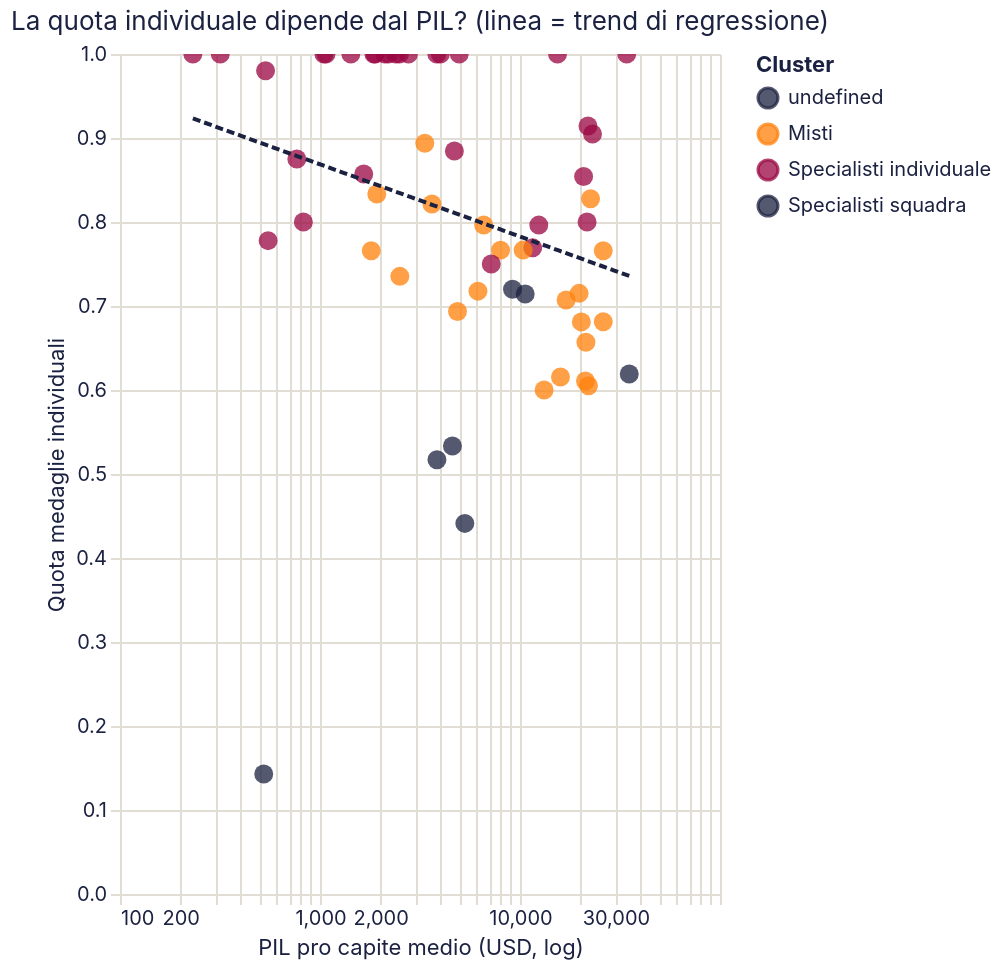

Express this chart as Vega-Lite.
### Vega-Lite specification from a JSON file in a GitHub repository (floating-point values rounded to 4 significant figures)
{"$schema": "https://vega.github.io/schema/vega-lite/v6.4.1.json", "config": {"axis": {"domainColor": "#e2ddd4", "gridColor": "#e2ddd4", "labelColor": "#1b2140", "labelFont": "Inter, system-ui, -apple-system, BlinkMacSystemFont, 'Segoe UI', Roboto, sans-serif", "labelFontWeight": 400, "tickColor": "#e2ddd4", "titleColor": "#1b2140", "titleFont": "Inter, system-ui, -apple-system, BlinkMacSystemFont, 'Segoe UI', Roboto, sans-serif", "titleFontWeight": 400}, "background": "transparent", "bar": {"fill": "#1b2140"}, "font": "Inter, system-ui, -apple-system, BlinkMacSystemFont, 'Segoe UI', Roboto, sans-serif", "header": {"labelColor": "#1b2140", "labelFont": "Inter, system-ui, -apple-system, BlinkMacSystemFont, 'Segoe UI', Roboto, sans-serif", "titleColor": "#1b2140", "titleFont": "Inter, system-ui, -apple-system, BlinkMacSystemFont, 'Segoe UI', Roboto, sans-serif"}, "legend": {"labelColor": "#1b2140", "labelFont": "Inter, system-ui, -apple-system, BlinkMacSystemFont, 'Segoe UI', Roboto, sans-serif", "titleColor": "#1b2140", "titleFont": "Inter, system-ui, -apple-system, BlinkMacSystemFont, 'Segoe UI', Roboto, sans-serif"}, "line": {"stroke": "#1b2140"}, "mark": {"color": "#1b2140"}, "point": {"fill": "#1b2140", "stroke": "#1b2140"}, "range": {"category": ["#1b2140", "#ff8009", "#9a0641"], "heatmap": ["#9a0641", "#1b2140"], "ramp": ["#9a0641", "#1b2140"]}, "text": {"color": "#1b2140", "font": "Inter, system-ui, -apple-system, BlinkMacSystemFont, 'Segoe UI', Roboto, sans-serif"}, "title": {"color": "#1b2140", "font": "Inter, system-ui, -apple-system, BlinkMacSystemFont, 'Segoe UI', Roboto, sans-serif", "fontWeight": 400}, "view": {"stroke": "transparent"}}, "data": {"name": "data-6a0ee5550da7a8c47aa2f3c6eb6278eb"}, "datasets": {"data-6a0ee5550da7a8c47aa2f3c6eb6278eb": [{"NOC": "ARG", "cluster": 0, "cluster_label": "Specialisti squadra", "log_medaglie_totali": 3.526, "log_pil_procapite": 8.575, "medaglie_individuali": 15, "medaglie_squadra": 19, "medaglie_totali": 34, "pil_procapite_medio": 5298.0, "quota_individuale": 0.4412}, {"NOC": "ARM", "cluster": 2, "cluster_label": "Specialisti individuale", "log_medaglie_totali": 2.773, "log_pil_procapite": 7.543, "medaglie_individuali": 16, "medaglie_squadra": 0, "medaglie_totali": 16, "pil_procapite_medio": 1888.0, "quota_individuale": 1.0}, {"NOC": "AUS", "cluster": 1, "cluster_label": "Misti", "log_medaglie_totali": 5.966, "log_pil_procapite": 9.999, "medaglie_individuali": 236, "medaglie_squadra": 154, "medaglie_totali": 390, "pil_procapite_medio": 22010.0, "quota_individuale": 0.6051}, {"NOC": "AUT", "cluster": 2, "cluster_label": "Specialisti individuale", "log_medaglie_totali": 3.555, "log_pil_procapite": 9.983, "medaglie_individuali": 28, "medaglie_squadra": 7, "medaglie_totali": 35, "pil_procapite_medio": 21650.0, "quota_individuale": 0.8}, {"NOC": "AZE", "cluster": 2, "cluster_label": "Specialisti individuale", "log_medaglie_totali": 3.784, "log_pil_procapite": 7.926, "medaglie_individuali": 44, "medaglie_squadra": 0, "medaglie_totali": 44, "pil_procapite_medio": 2768.0, "quota_individuale": 1.0}, {"NOC": "BEL", "cluster": 2, "cluster_label": "Specialisti individuale", "log_medaglie_totali": 3.871, "log_pil_procapite": 9.943, "medaglie_individuali": 41, "medaglie_squadra": 7, "medaglie_totali": 48, "pil_procapite_medio": 20800.0, "quota_individuale": 0.8542}, {"NOC": "BLR", "cluster": 1, "cluster_label": "Misti", "log_medaglie_totali": 4.431, "log_pil_procapite": 8.197, "medaglie_individuali": 69, "medaglie_squadra": 15, "medaglie_totali": 84, "pil_procapite_medio": 3629.0, "quota_individuale": 0.8214}, {"NOC": "BRA", "cluster": 0, "cluster_label": "Specialisti squadra", "log_medaglie_totali": 4.771, "log_pil_procapite": 8.254, "medaglie_individuali": 61, "medaglie_squadra": 57, "medaglie_totali": 118, "pil_procapite_medio": 3843.0, "quota_individuale": 0.5169}, {"NOC": "CAN", "cluster": 1, "cluster_label": "Misti", "log_medaglie_totali": 5.318, "log_pil_procapite": 9.969, "medaglie_individuali": 134, "medaglie_squadra": 70, "medaglie_totali": 204, "pil_procapite_medio": 21360.0, "quota_individuale": 0.6569}, {"NOC": "CHN", "cluster": 1, "cluster_label": "Misti", "log_medaglie_totali": 6.295, "log_pil_procapite": 7.498, "medaglie_individuali": 415, "medaglie_squadra": 127, "medaglie_totali": 542, "pil_procapite_medio": 1804.0, "quota_individuale": 0.7657}, {"NOC": "CMR", "cluster": 2, "cluster_label": "Specialisti individuale", "log_medaglie_totali": 1.609, "log_pil_procapite": 6.716, "medaglie_individuali": 4, "medaglie_squadra": 1, "medaglie_totali": 5, "pil_procapite_medio": 825.8, "quota_individuale": 0.8}, {"NOC": "COL", "cluster": 2, "cluster_label": "Specialisti individuale", "log_medaglie_totali": 3.296, "log_pil_procapite": 7.822, "medaglie_individuali": 27, "medaglie_squadra": 0, "medaglie_totali": 27, "pil_procapite_medio": 2494.0, "quota_individuale": 1.0}, {"NOC": "CUB", "cluster": 1, "cluster_label": "Misti", "log_medaglie_totali": 5.333, "log_pil_procapite": 8.114, "medaglie_individuali": 185, "medaglie_squadra": 22, "medaglie_totali": 207, "pil_procapite_medio": 3342.0, "quota_individuale": 0.8937}, {"NOC": "CZE", "cluster": 2, "cluster_label": "Specialisti individuale", "log_medaglie_totali": 3.989, "log_pil_procapite": 9.427, "medaglie_individuali": 43, "medaglie_squadra": 11, "medaglie_totali": 54, "pil_procapite_medio": 12420.0, "quota_individuale": 0.7963}, {"NOC": "DOM", "cluster": 2, "cluster_label": "Specialisti individuale", "log_medaglie_totali": 1.946, "log_pil_procapite": 7.78, "medaglie_individuali": 7, "medaglie_squadra": 0, "medaglie_totali": 7, "pil_procapite_medio": 2393.0, "quota_individuale": 1.0}, {"NOC": "EGY", "cluster": 2, "cluster_label": "Specialisti individuale", "log_medaglie_totali": 2.485, "log_pil_procapite": 6.953, "medaglie_individuali": 12, "medaglie_squadra": 0, "medaglie_totali": 12, "pil_procapite_medio": 1046.0, "quota_individuale": 1.0}, {"NOC": "ESP", "cluster": 1, "cluster_label": "Misti", "log_medaglie_totali": 4.942, "log_pil_procapite": 9.488, "medaglie_individuali": 84, "medaglie_squadra": 56, "medaglie_totali": 140, "pil_procapite_medio": 13200.0, "quota_individuale": 0.6}, {"NOC": "EST", "cluster": 2, "cluster_label": "Specialisti individuale", "log_medaglie_totali": 2.565, "log_pil_procapite": 9.357, "medaglie_individuali": 10, "medaglie_squadra": 3, "medaglie_totali": 13, "pil_procapite_medio": 11580.0, "quota_individuale": 0.7692}, {"NOC": "ETH", "cluster": 2, "cluster_label": "Specialisti individuale", "log_medaglie_totali": 3.951, "log_pil_procapite": 5.444, "medaglie_individuali": 52, "medaglie_squadra": 0, "medaglie_totali": 52, "pil_procapite_medio": 231.4, "quota_individuale": 1.0}, {"NOC": "FIN", "cluster": 2, "cluster_label": "Specialisti individuale", "log_medaglie_totali": 4.248, "log_pil_procapite": 9.993, "medaglie_individuali": 64, "medaglie_squadra": 6, "medaglie_totali": 70, "pil_procapite_medio": 21870.0, "quota_individuale": 0.9143}, {"NOC": "FRA", "cluster": 1, "cluster_label": "Misti", "log_medaglie_totali": 5.9, "log_pil_procapite": 9.891, "medaglie_individuali": 261, "medaglie_squadra": 104, "medaglie_totali": 365, "pil_procapite_medio": 19750.0, "quota_individuale": 0.7151}, {"NOC": "GBR", "cluster": 1, "cluster_label": "Misti", "log_medaglie_totali": 6.033, "log_pil_procapite": 9.917, "medaglie_individuali": 284, "medaglie_squadra": 133, "medaglie_totali": 417, "pil_procapite_medio": 20260.0, "quota_individuale": 0.6811}, {"NOC": "GEO", "cluster": 2, "cluster_label": "Specialisti individuale", "log_medaglie_totali": 3.466, "log_pil_procapite": 7.694, "medaglie_individuali": 32, "medaglie_squadra": 0, "medaglie_totali": 32, "pil_procapite_medio": 2195.0, "quota_individuale": 1.0}, {"NOC": "GER", "cluster": 1, "cluster_label": "Misti", "log_medaglie_totali": 6.061, "log_pil_procapite": 9.964, "medaglie_individuali": 262, "medaglie_squadra": 167, "medaglie_totali": 429, "pil_procapite_medio": 21250.0, "quota_individuale": 0.6107}, {"NOC": "HUN", "cluster": 1, "cluster_label": "Misti", "log_medaglie_totali": 5.684, "log_pil_procapite": 8.726, "medaglie_individuali": 211, "medaglie_squadra": 83, "medaglie_totali": 294, "pil_procapite_medio": 6162.0, "quota_individuale": 0.7177}, {"NOC": "IND", "cluster": 2, "cluster_label": "Specialisti individuale", "log_medaglie_totali": 2.89, "log_pil_procapite": 6.31, "medaglie_individuali": 14, "medaglie_squadra": 4, "medaglie_totali": 18, "pil_procapite_medio": 550.2, "quota_individuale": 0.7778}, {"NOC": "IRL", "cluster": 2, "cluster_label": "Specialisti individuale", "log_medaglie_totali": 3.045, "log_pil_procapite": 10.05, "medaglie_individuali": 19, "medaglie_squadra": 2, "medaglie_totali": 21, "pil_procapite_medio": 23040.0, "quota_individuale": 0.9048}, {"NOC": "ISR", "cluster": 2, "cluster_label": "Specialisti individuale", "log_medaglie_totali": 2.197, "log_pil_procapite": 9.642, "medaglie_individuali": 9, "medaglie_squadra": 0, "medaglie_totali": 9, "pil_procapite_medio": 15400.0, "quota_individuale": 1.0}, {"NOC": "ITA", "cluster": 1, "cluster_label": "Misti", "log_medaglie_totali": 5.823, "log_pil_procapite": 9.741, "medaglie_individuali": 239, "medaglie_squadra": 99, "medaglie_totali": 338, "pil_procapite_medio": 17000.0, "quota_individuale": 0.7071}, {"NOC": "JAM", "cluster": 1, "cluster_label": "Misti", "log_medaglie_totali": 4.22, "log_pil_procapite": 7.827, "medaglie_individuali": 50, "medaglie_squadra": 18, "medaglie_totali": 68, "pil_procapite_medio": 2507.0, "quota_individuale": 0.7353}, {"NOC": "JPN", "cluster": 1, "cluster_label": "Misti", "log_medaglie_totali": 5.852, "log_pil_procapite": 10.02, "medaglie_individuali": 288, "medaglie_squadra": 60, "medaglie_totali": 348, "pil_procapite_medio": 22540.0, "quota_individuale": 0.8276}, {"NOC": "KAZ", "cluster": 2, "cluster_label": "Specialisti individuale", "log_medaglie_totali": 4.248, "log_pil_procapite": 8.511, "medaglie_individuali": 70, "medaglie_squadra": 0, "medaglie_totali": 70, "pil_procapite_medio": 4968.0, "quota_individuale": 1.0}, {"NOC": "KEN", "cluster": 2, "cluster_label": "Specialisti individuale", "log_medaglie_totali": 4.605, "log_pil_procapite": 6.281, "medaglie_individuali": 98, "medaglie_squadra": 2, "medaglie_totali": 100, "pil_procapite_medio": 534.3, "quota_individuale": 0.98}, {"NOC": "KOR", "cluster": 1, "cluster_label": "Misti", "log_medaglie_totali": 5.549, "log_pil_procapite": 9.246, "medaglie_individuali": 197, "medaglie_squadra": 60, "medaglie_totali": 257, "pil_procapite_medio": 10370.0, "quota_individuale": 0.7665}, {"NOC": "LTU", "cluster": 0, "cluster_label": "Specialisti squadra", "log_medaglie_totali": 3.219, "log_pil_procapite": 9.124, "medaglie_individuali": 18, "medaglie_squadra": 7, "medaglie_totali": 25, "pil_procapite_medio": 9176.0, "quota_individuale": 0.72}, {"NOC": "MAR", "cluster": 2, "cluster_label": "Specialisti individuale", "log_medaglie_totali": 3.091, "log_pil_procapite": 7.263, "medaglie_individuali": 22, "medaglie_squadra": 0, "medaglie_totali": 22, "pil_procapite_medio": 1426.0, "quota_individuale": 1.0}, {"NOC": "MDA", "cluster": 2, "cluster_label": "Specialisti individuale", "log_medaglie_totali": 1.946, "log_pil_procapite": 7.411, "medaglie_individuali": 6, "medaglie_squadra": 1, "medaglie_totali": 7, "pil_procapite_medio": 1654.0, "quota_individuale": 0.8571}, {"NOC": "MEX", "cluster": 2, "cluster_label": "Specialisti individuale", "log_medaglie_totali": 3.951, "log_pil_procapite": 8.455, "medaglie_individuali": 46, "medaglie_squadra": 6, "medaglie_totali": 52, "pil_procapite_medio": 4698.0, "quota_individuale": 0.8846}, {"NOC": "NOR", "cluster": 0, "cluster_label": "Specialisti squadra", "log_medaglie_totali": 4.143, "log_pil_procapite": 10.47, "medaglie_individuali": 39, "medaglie_squadra": 24, "medaglie_totali": 63, "pil_procapite_medio": 35170.0, "quota_individuale": 0.619}, {"NOC": "NZL", "cluster": 1, "cluster_label": "Misti", "log_medaglie_totali": 4.644, "log_pil_procapite": 9.676, "medaglie_individuali": 64, "medaglie_squadra": 40, "medaglie_totali": 104, "pil_procapite_medio": 15930.0, "quota_individuale": 0.6154}, {"NOC": "PAK", "cluster": 0, "cluster_label": "Specialisti squadra", "log_medaglie_totali": 1.946, "log_pil_procapite": 6.26, "medaglie_individuali": 1, "medaglie_squadra": 6, "medaglie_totali": 7, "pil_procapite_medio": 523.2, "quota_individuale": 0.1429}, {"NOC": "POL", "cluster": 1, "cluster_label": "Misti", "log_medaglie_totali": 5.425, "log_pil_procapite": 8.987, "medaglie_individuali": 174, "medaglie_squadra": 53, "medaglie_totali": 227, "pil_procapite_medio": 7995.0, "quota_individuale": 0.7665}, {"NOC": "QAT", "cluster": 2, "cluster_label": "Specialisti individuale", "log_medaglie_totali": 1.609, "log_pil_procapite": 10.44, "medaglie_individuali": 5, "medaglie_squadra": 0, "medaglie_totali": 5, "pil_procapite_medio": 34170.0, "quota_individuale": 1.0}, {"NOC": "ROU", "cluster": 1, "cluster_label": "Misti", "log_medaglie_totali": 5.613, "log_pil_procapite": 8.491, "medaglie_individuali": 190, "medaglie_squadra": 84, "medaglie_totali": 274, "pil_procapite_medio": 4870.0, "quota_individuale": 0.6934}, {"NOC": "RUS", "cluster": 1, "cluster_label": "Misti", "log_medaglie_totali": 6.114, "log_pil_procapite": 8.792, "medaglie_individuali": 360, "medaglie_squadra": 92, "medaglie_totali": 452, "pil_procapite_medio": 6581.0, "quota_individuale": 0.7965}, {"NOC": "SRB", "cluster": 0, "cluster_label": "Specialisti squadra", "log_medaglie_totali": 2.708, "log_pil_procapite": 8.432, "medaglie_individuali": 8, "medaglie_squadra": 7, "medaglie_totali": 15, "pil_procapite_medio": 4592.0, "quota_individuale": 0.5333}, {"NOC": "SVK", "cluster": 0, "cluster_label": "Specialisti squadra", "log_medaglie_totali": 3.332, "log_pil_procapite": 9.27, "medaglie_individuali": 20, "medaglie_squadra": 8, "medaglie_totali": 28, "pil_procapite_medio": 10620.0, "quota_individuale": 0.7143}, {"NOC": "SWE", "cluster": 1, "cluster_label": "Misti", "log_medaglie_totali": 4.927, "log_pil_procapite": 10.17, "medaglie_individuali": 94, "medaglie_squadra": 44, "medaglie_totali": 138, "pil_procapite_medio": 26070.0, "quota_individuale": 0.6812}, {"NOC": "THA", "cluster": 2, "cluster_label": "Specialisti individuale", "log_medaglie_totali": 3.401, "log_pil_procapite": 7.653, "medaglie_individuali": 30, "medaglie_squadra": 0, "medaglie_totali": 30, "pil_procapite_medio": 2107.0, "quota_individuale": 1.0}, {"NOC": "TTO", "cluster": 2, "cluster_label": "Specialisti individuale", "log_medaglie_totali": 2.773, "log_pil_procapite": 8.879, "medaglie_individuali": 12, "medaglie_squadra": 4, "medaglie_totali": 16, "pil_procapite_medio": 7180.0, "quota_individuale": 0.75}, {"NOC": "TUN", "cluster": 2, "cluster_label": "Specialisti individuale", "log_medaglie_totali": 2.565, "log_pil_procapite": 7.528, "medaglie_individuali": 13, "medaglie_squadra": 0, "medaglie_totali": 13, "pil_procapite_medio": 1860.0, "quota_individuale": 1.0}, {"NOC": "TUR", "cluster": 2, "cluster_label": "Specialisti individuale", "log_medaglie_totali": 4.127, "log_pil_procapite": 8.294, "medaglie_individuali": 62, "medaglie_squadra": 0, "medaglie_totali": 62, "pil_procapite_medio": 3998.0, "quota_individuale": 1.0}, {"NOC": "UGA", "cluster": 2, "cluster_label": "Specialisti individuale", "log_medaglie_totali": 1.946, "log_pil_procapite": 5.759, "medaglie_individuali": 7, "medaglie_squadra": 0, "medaglie_totali": 7, "pil_procapite_medio": 317.2, "quota_individuale": 1.0}, {"NOC": "UKR", "cluster": 1, "cluster_label": "Misti", "log_medaglie_totali": 4.836, "log_pil_procapite": 7.562, "medaglie_individuali": 105, "medaglie_squadra": 21, "medaglie_totali": 126, "pil_procapite_medio": 1923.0, "quota_individuale": 0.8333}, {"NOC": "USA", "cluster": 1, "cluster_label": "Misti", "log_medaglie_totali": 7.235, "log_pil_procapite": 10.17, "medaglie_individuali": 1062, "medaglie_squadra": 325, "medaglie_totali": 1387, "pil_procapite_medio": 26070.0, "quota_individuale": 0.7657}, {"NOC": "UZB", "cluster": 2, "cluster_label": "Specialisti individuale", "log_medaglie_totali": 3.497, "log_pil_procapite": 6.977, "medaglie_individuali": 33, "medaglie_squadra": 0, "medaglie_totali": 33, "pil_procapite_medio": 1072.0, "quota_individuale": 1.0}, {"NOC": "VEN", "cluster": 2, "cluster_label": "Specialisti individuale", "log_medaglie_totali": 2.565, "log_pil_procapite": 8.252, "medaglie_individuali": 13, "medaglie_squadra": 0, "medaglie_totali": 13, "pil_procapite_medio": 3836.0, "quota_individuale": 1.0}, {"NOC": "ZIM", "cluster": 2, "cluster_label": "Specialisti individuale", "log_medaglie_totali": 2.079, "log_pil_procapite": 6.641, "medaglie_individuali": 7, "medaglie_squadra": 1, "medaglie_totali": 8, "pil_procapite_medio": 765.7, "quota_individuale": 0.875}]}, "height": 420, "layer": [{"encoding": {"color": {"field": "cluster_label", "title": "Cluster", "type": "nominal"}, "tooltip": [{"field": "NOC", "type": "nominal"}, {"field": "cluster_label", "type": "nominal"}, {"field": "pil_procapite_medio", "format": ",.0f", "type": "quantitative"}], "x": {"field": "pil_procapite_medio", "scale": {"type": "log"}, "title": "PIL pro capite medio (USD, log)", "type": "quantitative"}, "y": {"field": "quota_individuale", "title": "Quota medaglie individuali", "type": "quantitative"}}, "mark": {"opacity": 0.75, "size": 90, "type": "circle"}, "name": "view_3160e31ff77556f9_0"}, {"encoding": {"color": {"field": "cluster_label", "title": "Cluster", "type": "nominal"}, "tooltip": [{"field": "NOC", "type": "nominal"}, {"field": "cluster_label", "type": "nominal"}, {"field": "pil_procapite_medio", "format": ",.0f", "type": "quantitative"}], "x": {"field": "pil_procapite_medio", "scale": {"type": "log"}, "title": "PIL pro capite medio (USD, log)", "type": "quantitative"}, "y": {"field": "quota_individuale", "title": "Quota medaglie individuali", "type": "quantitative"}}, "mark": {"color": "black", "strokeDash": [4, 2], "type": "line"}, "transform": [{"method": "log", "on": "pil_procapite_medio", "regression": "quota_individuale"}]}], "params": [{"bind": "scales", "name": "param_1e9efca18e7a2868", "select": {"encodings": ["x", "y"], "type": "interval"}, "views": ["view_3160e31ff77556f9_0"]}], "title": "La quota individuale dipende dal PIL? (linea = trend di regressione)", "width": "container"}
